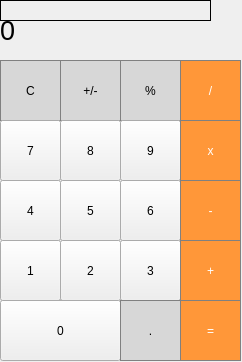
<?xml version="1.0" encoding="UTF-8"?>
<ui version="4.0">
 <class>Calculator</class>
 <widget class="QMainWindow" name="Calculator">
  <property name="geometry">
   <rect>
    <x>0</x>
    <y>0</y>
    <width>242</width>
    <height>362</height>
   </rect>
  </property>
  <property name="windowTitle">
   <string>Calculator</string>
  </property>
  <widget class="QWidget" name="centralwidget">
   <widget class="QLabel" name="label">
    <property name="geometry">
     <rect>
      <x>0</x>
      <y>0</y>
      <width>241</width>
      <height>61</height>
     </rect>
    </property>
    <property name="font">
     <font>
      <pointsize>20</pointsize>
     </font>
    </property>
    <property name="styleSheet">
     <string notr="true">QLabel {
  qproperty-alignment: 'AlignVCenter | AlignRight';
  border: 1px solid gray;
}

background-color : white;</string>
    </property>
    <property name="text">
     <string>0</string>
    </property>
   </widget>
   <widget class="QPushButton" name="pushButton_CLR">
    <property name="geometry">
     <rect>
      <x>0</x>
      <y>60</y>
      <width>61</width>
      <height>61</height>
     </rect>
    </property>
    <property name="styleSheet">
     <string notr="true">QPushButton {
  background-color: rgb(215, 215, 215);
  border: 1px solid gray;
}
QPushButton:pressed {
    background-color: qlineargradient(x1: 0, y1: 0, x2: 0, y2: 1,
                                      stop: 0 #BEBEBE, stop: 1 #D7D7D7);
}</string>
    </property>
    <property name="text">
     <string>C</string>
    </property>
   </widget>
   <widget class="QPushButton" name="pushButton_plusminus">
    <property name="geometry">
     <rect>
      <x>60</x>
      <y>60</y>
      <width>61</width>
      <height>61</height>
     </rect>
    </property>
    <property name="styleSheet">
     <string notr="true">QPushButton {
  background-color: rgb(215, 215, 215);
  border: 1px solid gray;
}
QPushButton:pressed {
    background-color: qlineargradient(x1: 0, y1: 0, x2: 0, y2: 1,
                                      stop: 0 #BEBEBE, stop: 1 #D7D7D7);
}</string>
    </property>
    <property name="text">
     <string>+/-</string>
    </property>
   </widget>
   <widget class="QPushButton" name="pushButton_percent">
    <property name="geometry">
     <rect>
      <x>120</x>
      <y>60</y>
      <width>61</width>
      <height>61</height>
     </rect>
    </property>
    <property name="styleSheet">
     <string notr="true">QPushButton {
  background-color: rgb(215, 215, 215);
  border: 1px solid gray;
}
QPushButton:pressed {
    background-color: qlineargradient(x1: 0, y1: 0, x2: 0, y2: 1,
                                      stop: 0 #BEBEBE, stop: 1 #D7D7D7);
}</string>
    </property>
    <property name="text">
     <string>%</string>
    </property>
   </widget>
   <widget class="QPushButton" name="pushButton_devide">
    <property name="geometry">
     <rect>
      <x>180</x>
      <y>60</y>
      <width>61</width>
      <height>61</height>
     </rect>
    </property>
    <property name="styleSheet">
     <string notr="true">QPushButton {
  background-color: rgb(255, 151, 57);
  color: white; 
  border: 1px solid gray;
}

QPushButton:pressed {
    background-color: qlineargradient(x1: 0, y1: 0, x2: 0, y2: 1,
                                      stop: 0 #FF7832, stop: 1 #FF9739);
}</string>
    </property>
    <property name="text">
     <string>/</string>
    </property>
   </widget>
   <widget class="QPushButton" name="pushButton_7">
    <property name="geometry">
     <rect>
      <x>0</x>
      <y>120</y>
      <width>61</width>
      <height>61</height>
     </rect>
    </property>
    <property name="styleSheet">
     <string notr="true">QPushButton:pressed {
    background-color: qlineargradient(x1: 0, y1: 0, x2: 0, y2: 1,
                                      stop: 1 #dadbde, stop: 1 #f6f7fa);
}</string>
    </property>
    <property name="text">
     <string>7</string>
    </property>
   </widget>
   <widget class="QPushButton" name="pushButton_9">
    <property name="geometry">
     <rect>
      <x>120</x>
      <y>120</y>
      <width>61</width>
      <height>61</height>
     </rect>
    </property>
    <property name="styleSheet">
     <string notr="true">QPushButton:pressed {
    background-color: qlineargradient(x1: 0, y1: 0, x2: 0, y2: 1,
                                      stop: 1 #dadbde, stop: 1 #f6f7fa);
}</string>
    </property>
    <property name="text">
     <string>9</string>
    </property>
   </widget>
   <widget class="QPushButton" name="pushButton_8">
    <property name="geometry">
     <rect>
      <x>60</x>
      <y>120</y>
      <width>61</width>
      <height>61</height>
     </rect>
    </property>
    <property name="styleSheet">
     <string notr="true">QPushButton:pressed {
    background-color: qlineargradient(x1: 0, y1: 0, x2: 0, y2: 1,
                                      stop: 1 #dadbde, stop: 1 #f6f7fa);
}</string>
    </property>
    <property name="text">
     <string>8</string>
    </property>
   </widget>
   <widget class="QPushButton" name="pushButton_multiply">
    <property name="geometry">
     <rect>
      <x>180</x>
      <y>120</y>
      <width>61</width>
      <height>61</height>
     </rect>
    </property>
    <property name="styleSheet">
     <string notr="true">QPushButton {
  background-color: rgb(255, 151, 57);
  color: white; 
  border: 1px solid gray;
}

QPushButton:pressed {
    background-color: qlineargradient(x1: 0, y1: 0, x2: 0, y2: 1,
                                      stop: 0 #FF7832, stop: 1 #FF9739);
}</string>
    </property>
    <property name="text">
     <string>x</string>
    </property>
   </widget>
   <widget class="QPushButton" name="pushButton_4">
    <property name="geometry">
     <rect>
      <x>0</x>
      <y>180</y>
      <width>61</width>
      <height>61</height>
     </rect>
    </property>
    <property name="styleSheet">
     <string notr="true">QPushButton:pressed {
    background-color: qlineargradient(x1: 0, y1: 0, x2: 0, y2: 1,
                                      stop: 1 #dadbde, stop: 1 #f6f7fa);
}</string>
    </property>
    <property name="text">
     <string>4</string>
    </property>
   </widget>
   <widget class="QPushButton" name="pushButton_6">
    <property name="geometry">
     <rect>
      <x>120</x>
      <y>180</y>
      <width>61</width>
      <height>61</height>
     </rect>
    </property>
    <property name="styleSheet">
     <string notr="true">QPushButton:pressed {
    background-color: qlineargradient(x1: 0, y1: 0, x2: 0, y2: 1,
                                      stop: 1 #dadbde, stop: 1 #f6f7fa);
}</string>
    </property>
    <property name="text">
     <string>6</string>
    </property>
   </widget>
   <widget class="QPushButton" name="pushButton_5">
    <property name="geometry">
     <rect>
      <x>60</x>
      <y>180</y>
      <width>61</width>
      <height>61</height>
     </rect>
    </property>
    <property name="styleSheet">
     <string notr="true">QPushButton:pressed {
    background-color: qlineargradient(x1: 0, y1: 0, x2: 0, y2: 1,
                                      stop: 1 #dadbde, stop: 1 #f6f7fa);
}</string>
    </property>
    <property name="text">
     <string>5</string>
    </property>
   </widget>
   <widget class="QPushButton" name="pushButton_minus">
    <property name="geometry">
     <rect>
      <x>180</x>
      <y>180</y>
      <width>61</width>
      <height>61</height>
     </rect>
    </property>
    <property name="styleSheet">
     <string notr="true">QPushButton {
  background-color: rgb(255, 151, 57);
  color: white; 
  border: 1px solid gray;
}

QPushButton:pressed {
    background-color: qlineargradient(x1: 0, y1: 0, x2: 0, y2: 1,
                                      stop: 0 #FF7832, stop: 1 #FF9739);
}</string>
    </property>
    <property name="text">
     <string>-</string>
    </property>
   </widget>
   <widget class="QPushButton" name="pushButton_1">
    <property name="geometry">
     <rect>
      <x>0</x>
      <y>240</y>
      <width>61</width>
      <height>61</height>
     </rect>
    </property>
    <property name="styleSheet">
     <string notr="true">QPushButton:pressed {
    background-color: qlineargradient(x1: 0, y1: 0, x2: 0, y2: 1,
                                      stop: 1 #dadbde, stop: 1 #f6f7fa);
}</string>
    </property>
    <property name="text">
     <string>1</string>
    </property>
   </widget>
   <widget class="QPushButton" name="pushButton_3">
    <property name="geometry">
     <rect>
      <x>120</x>
      <y>240</y>
      <width>61</width>
      <height>61</height>
     </rect>
    </property>
    <property name="styleSheet">
     <string notr="true">QPushButton:pressed {
    background-color: qlineargradient(x1: 0, y1: 0, x2: 0, y2: 1,
                                      stop: 1 #dadbde, stop: 1 #f6f7fa);
}</string>
    </property>
    <property name="text">
     <string>3</string>
    </property>
   </widget>
   <widget class="QPushButton" name="pushButton_2">
    <property name="geometry">
     <rect>
      <x>60</x>
      <y>240</y>
      <width>61</width>
      <height>61</height>
     </rect>
    </property>
    <property name="styleSheet">
     <string notr="true">QPushButton:pressed {
    background-color: qlineargradient(x1: 0, y1: 0, x2: 0, y2: 1,
                                      stop: 1 #dadbde, stop: 1 #f6f7fa);
}</string>
    </property>
    <property name="text">
     <string>2</string>
    </property>
   </widget>
   <widget class="QPushButton" name="pushButton_plus">
    <property name="geometry">
     <rect>
      <x>180</x>
      <y>240</y>
      <width>61</width>
      <height>61</height>
     </rect>
    </property>
    <property name="styleSheet">
     <string notr="true">QPushButton {
  background-color: rgb(255, 151, 57);
  color: white; 
  border: 1px solid gray;
}

QPushButton:pressed {
    background-color: qlineargradient(x1: 0, y1: 0, x2: 0, y2: 1,
                                      stop: 0 #FF7832, stop: 1 #FF9739);
}</string>
    </property>
    <property name="text">
     <string>+</string>
    </property>
   </widget>
   <widget class="QPushButton" name="pushButton_0">
    <property name="geometry">
     <rect>
      <x>0</x>
      <y>300</y>
      <width>121</width>
      <height>61</height>
     </rect>
    </property>
    <property name="styleSheet">
     <string notr="true">QPushButton:pressed {
    background-color: qlineargradient(x1: 0, y1: 0, x2: 0, y2: 1,
                                      stop: 1 #dadbde, stop: 1 #f6f7fa);
}</string>
    </property>
    <property name="text">
     <string>0</string>
    </property>
   </widget>
   <widget class="QPushButton" name="pushButton_equal">
    <property name="geometry">
     <rect>
      <x>180</x>
      <y>300</y>
      <width>61</width>
      <height>61</height>
     </rect>
    </property>
    <property name="styleSheet">
     <string notr="true">QPushButton {
  background-color: rgb(255, 151, 57);
  color: white; 
  border: 1px solid gray;
}

QPushButton:pressed {
    background-color: qlineargradient(x1: 0, y1: 0, x2: 0, y2: 1,
                                      stop: 0 #FF7832, stop: 1 #FF9739);
}</string>
    </property>
    <property name="text">
     <string>=</string>
    </property>
   </widget>
   <widget class="QPushButton" name="pushButton_dot">
    <property name="geometry">
     <rect>
      <x>120</x>
      <y>300</y>
      <width>61</width>
      <height>61</height>
     </rect>
    </property>
    <property name="styleSheet">
     <string notr="true">QPushButton {
  background-color: rgb(215, 215, 215);
  border: 1px solid gray;
}
QPushButton:pressed {
    background-color: qlineargradient(x1: 0, y1: 0, x2: 0, y2: 1,
                                      stop: 0 #BEBEBE, stop: 1 #D7D7D7);
}</string>
    </property>
    <property name="text">
     <string>.</string>
    </property>
   </widget>
   <widget class="QLabel" name="label2">
    <property name="geometry">
     <rect>
      <x>0</x>
      <y>0</y>
      <width>211</width>
      <height>21</height>
     </rect>
    </property>
    <property name="styleSheet">
     <string notr="true">QLabel {
  qproperty-alignment: 'AlignCenter';
}</string>
    </property>
    <property name="frameShape">
     <enum>QFrame::Box</enum>
    </property>
    <property name="text">
     <string/>
    </property>
   </widget>
  </widget>
 </widget>
 <resources/>
 <connections/>
</ui>
